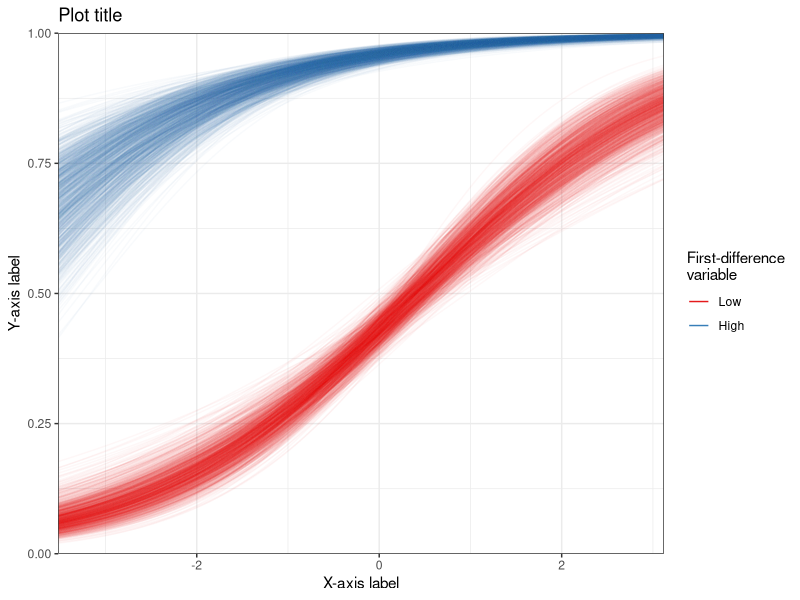

Generate this figure with R:
# Description : Simple visually-weighted regression plots
# Website : http://is-r.tumblr.com/post/32193893263/simple-visually-weighted-regression-plots

# A simple approach to visually-weighted regression plots

doInstall <- TRUE # Change to FALSE if you don't want packages installed.
toInstall <- c("ggplot2", "reshape2", "MASS")
if(doInstall){install.packages(toInstall, repos = "http://cran.us.r-project.org")}
lapply(toInstall, library, character.only = TRUE)

# Generate some data:
nn <- 1000
myData <- data.frame(X = rnorm(nn),
                     Binary = sample(c(0, 1), nn, replace = T))
myData$Y <- with(myData, X * 2 + Binary * 10 + rnorm(nn, sd = 5))
myData$Y <- (myData$Y > 1) * 1
head(myData)

# Model:
myModel <- glm(Y ~ X + Binary, data = myData, family = "binomial")

# Generate predictions
nSims <- 1000
someScenarios <- expand.grid(1, # Intercept
                             seq(min(myData$X), max(myData$X), len = 100), # A sequence covering the range of X values
                             c(0, 1)) # The minimum and maximum of a binary variable, or some other first difference
simDraws <- mvrnorm(nSims, coef(myModel), vcov(myModel))
simYhats <- simDraws %*% t(someScenarios)
simYhats <- plogis(simYhats)

dim(simYhats) # Simulated predictions

# Combine scenario definitions and predictions.
predictionFrame <- data.frame(someScenarios, t(simYhats))
# Reshape wide -> long:
longFrame <- melt(predictionFrame, id.vars = colnames(someScenarios))

head(longFrame)
zp1 <- ggplot(data = longFrame,
              aes(x = Var2, y = value, group = paste(variable, Var3), colour = factor(Var3)))
zp1 <- zp1 + geom_line(alpha = I(1/sqrt(nSims)))
zp1 <- zp1 + scale_x_continuous("X-axis label", expand = c(0, 0))
zp1 <- zp1 + scale_y_continuous("Y-axis label", limits = c(0, 1), expand = c(0, 0))
zp1 <- zp1 + scale_colour_brewer(palette="Set1", labels = c("Low", "High")) # Change colour palette
zp1 <- zp1 + guides(colour = guide_legend("First-difference\nvariable",
                                          override.aes = list(alpha = 1))) # Avoid an alpha-related legend problem
zp1 <- zp1 + ggtitle("Plot title")
zp1 <- zp1 + theme_bw()
print(zp1) # This might take a few seconds...
